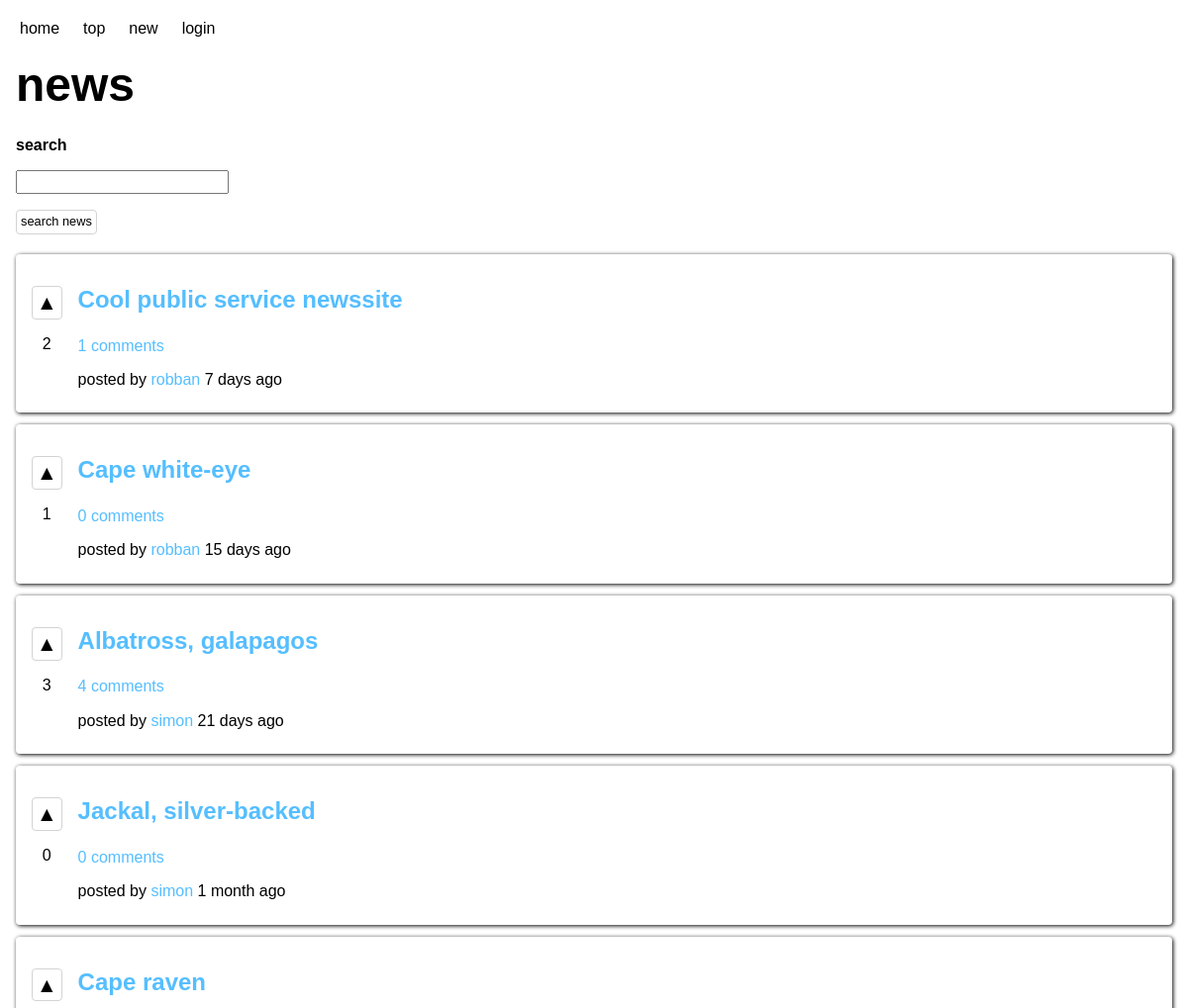
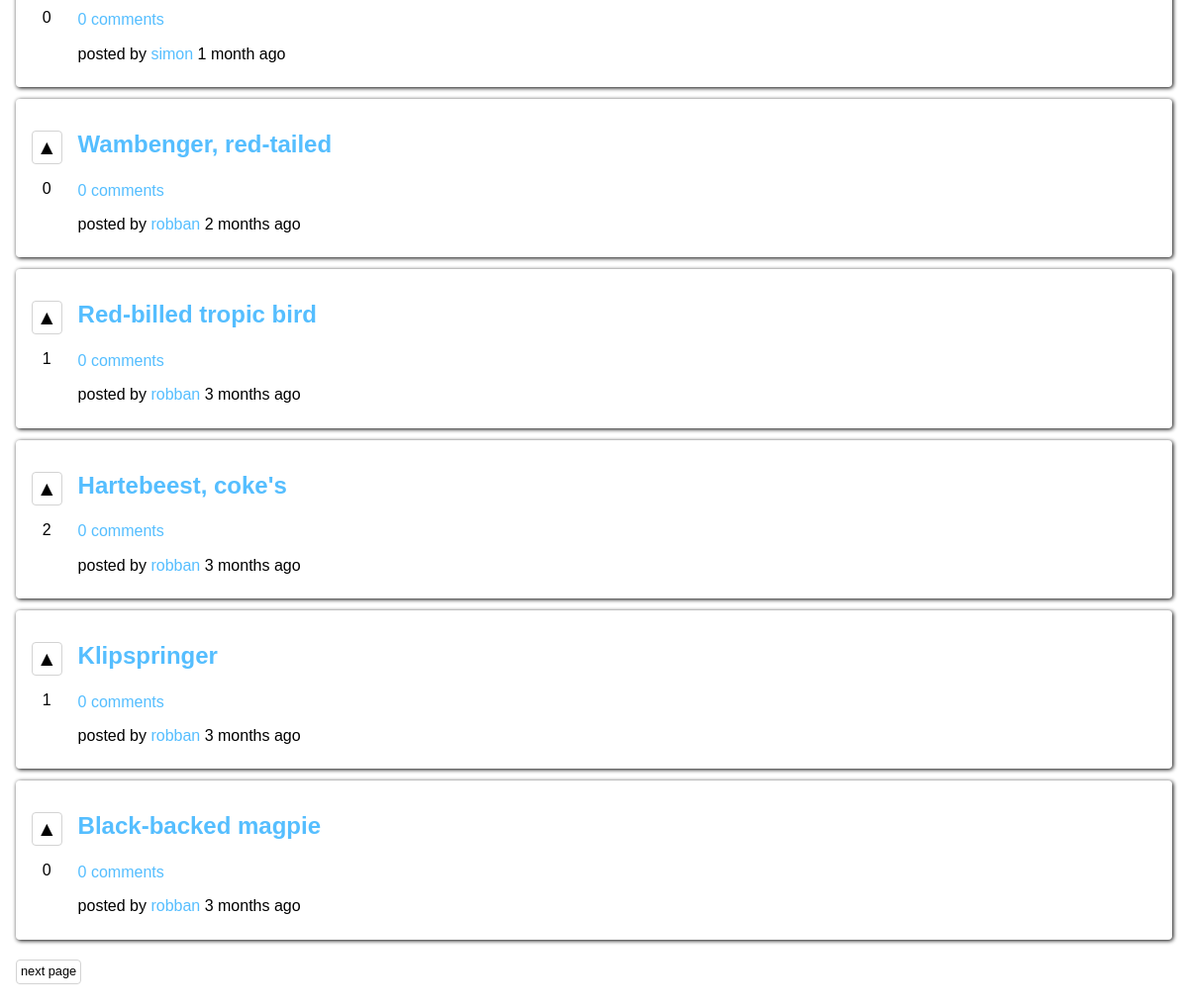
The page / on the database its author committed (2 pictures, top to bottom).
### tables this page shows
CREATE TABLE posts (
	id INTEGER NOT NULL PRIMARY KEY AUTOINCREMENT UNIQUE,
	user_id INTEGER NOT NULL,
	title VARCHAR NOT NULL,
	description VARCHAR NOT NULL,
	url VARCHAR NOT NULL,
	creation_time DATETIME NOT NULL
);

CREATE TABLE users (
	id INTEGER NOT NULL PRIMARY KEY AUTOINCREMENT UNIQUE,
	user_name VARCHAR NOT NULL UNIQUE,
	email VARCHAR NOT NULL UNIQUE,
	password VARCHAR NOT NULL,
	bio VARCHAR,
	image_url VARCHAR
);

### app/functions.php (called while the page is built, shortened)
<?php
function userLoggedIn(): bool
{
    return false;
}
function getAge(string $birth): string
{
    $today = new DateTime();
    $birth = new DateTime($birth);
    $interval = $today->diff($birth);
    if ($interval->m === 1) {
        return $interval->m . " month ago";
    } else if ($interval->m > 0) {
        return $interval->m . " months ago";
    }
    if ($interval->m === 0 && $interval->days === 1) {
        return $interval->days . " day ago";
    } elseif ($interval->m === 0 && $interval->days > 0) {
        return $interval->days . " days ago";
    }
    return "today";
}
function fetchPoster(int $id, PDO $db): ?string
{
    $stmnt = $db->prepare("SELECT user_name FROM users WHERE id = :id;");
    $stmnt->bindParam(":id", $id, PDO::PARAM_INT);
    $stmnt->execute();
    $result = $stmnt->fetch(PDO::FETCH_ASSOC);
    return $result['user_name'];
}
function fetchPosts(int $page, PDO $db, bool $orderByUpvotes = false): array
{
    $offset = 0;
    $sql = "";
    $numberOfPosts = fetchTotalNumberOfPosts($db);
    for ($i = 0; $i < $page; $i++) {
        $offset += 10;
        if ($offset >= $numberOfPosts) {
            $offset = $numberOfPosts - 10;
        }
    }
    if ($orderByUpvotes) {
        $sql = "SELECT
        p.*,
        COALESCE(v.upvote_count, 0) AS upvotes,
        COALESCE(c.comment_count, 0) AS comments
        FROM posts p
        LEFT OUTER JOIN (
            SELECT post_id, COUNT(post_id) AS upvote_count
            FROM upvotes
            GROUP BY post_id
        ) v
        ON p.id = v.post_id
        LEFT OUTER JOIN (
            SELECT post_id, COUNT(post_id) AS comment_count
            FROM COMMENTS
            GROUP BY post_id
        ) c
        ON p.id = c.post_id
        ORDER BY upvotes DESC, p.creation_time DESC
        LIMIT 10 OFFSET :offset;";
    } else {
        $sql = "SELECT
        p.*,
        COALESCE(v.upvote_count, 0) AS upvotes,
        COALESCE(c.comment_count, 0) AS comments
        FROM posts p
        LEFT OUTER JOIN (
            SELECT post_id, COUNT(post_id) AS upvote_count
            FROM upvotes
            GROUP BY post_id
        ) v
        ON p.id = v.post_id
        LEFT OUTER JOIN (
            SELECT post_id, COUNT(post_id) AS comment_count
            FROM COMMENTS
            GROUP BY post_id
        ) c
        ON p.id = c.post_id
        ORDER BY p.creation_time DESC
        LIMIT 10 OFFSET :offset;";
    }
    $stmnt = $db->prepare($sql);
    $stmnt->bindParam(":offset", $offset, PDO::PARAM_INT);
    $stmnt->execute();
    $result = $stmnt->fetchAll(PDO::FETCH_ASSOC);
    return $result;
}
function fetchTotalNumberOfPosts(PDO $db): int
{
    $stmnt = $db->query("SELECT COUNT(id) as 'number-of-posts' FROM posts");
    $stmnt->execute();
    $result = $stmnt->fetch(PDO::FETCH_ASSOC);
    return (int)$result['number-of-posts'];
}

### index.php (the view, shortened to what this page needs)
<?php
require __DIR__ . '/app/autoload.php';
require __DIR__ . '/views/header.php';
if (isset($_GET['page'])) {
    $page = (int)filter_var($_GET['page'], FILTER_SANITIZE_NUMBER_INT);
} else {
    $page = 0;
}
if (isset($_GET['order_by'])) {
    $order = filter_var($_GET['order_by'], FILTER_SANITIZE_STRING);
    if ($order === 'new') {
        $posts = fetchPosts($page, $db);
    } elseif ($order === 'top') {
        $posts = fetchPosts($page, $db, true);
    } else {
        header('location: /');
        exit;
    }
}
?>
<header>
    <h1>news</h1>
</header>
<main>
    <section class="search-field">
        <form action="/view.php" method="get">
            <label for="query">search</label>
            <input type="text" name="query" id="query" required>
            <button type="submit">search news</button>
        </form>
    </section>
    <section class="posts">
        <?php foreach ($posts as $post) : ?>
            <article class="post">
                <div class="votes">
                    <?php if (userLoggedIn() && userUpvote($_SESSION['user']['id'], $post['id'], $db)) : ?>
                        <button class="vote active" data-post="<?= $post['id'] ?>">▲</button>
                    <?php elseif (userLoggedIn() && !userUpvote($_SESSION['user']['id'], $post['id'], $db)) : ?>
                        <button class="vote" data-post="<?= $post['id'] ?>">▲</button>
                    <?php else : ?>
                        <button class="vote">▲</button>
                    <?php endif; ?>
                    <p class="upvotes"><?= $post['upvotes'] ?></p>
                </div>
                <div class="content">
                    <a href="<?= $post['url'] ?>">
                        <h2><?= $post['title'] ?></h2>
                    </a>
                    <a class="view" href="/view.php?view=post&post_id=<?= $post['id'] ?>">
                        <?= $post['comments'] ?> comments
                    </a>
                    <p> posted by
                        <a href="/view.php?view=profile&user_id=<?= $post['user_id'] ?>">
                            <?= fetchPoster($post['user_id'], $db) ?>
                        </a>
                        <?= getAge($post['creation_time']) ?>
                    </p>
                </div>
            </article>
        <?php endforeach; ?>
    </section>
    <?php if (sizeof($posts) === 10) : ?>
        <a class="button" href="index.php?page=<?= $page + 1 ?>&order_by=<?= $order ?>">next page</a>
    <?php endif; ?>
</main>
<?php
require __DIR__ . '/views/footer.php';
?>

### assets/css/style.css (style rules this page uses)
:root { --blue: rgb(85, 190, 255); --orange: coral; }
body { margin: 16px; font-family: sans-serif; }
form { width: fit-content; display: flex; flex-direction: column; }
form * { margin: 8px 0px; }
a { text-decoration: none; color: rgb(85, 190, 255); }
header { margin: 8px 0px; }
h1 { font-size: 3rem; margin-top: 8px; margin-bottom: 16px; }
label { font-weight: bold; }
button, .button { color: black; display: inline-block; width: fit-content; height: fit-content; font-size: 0.8rem; padding: 4px; margin: 8px 8px 8px 0px; background-color: rgba(0, 0, 0, 0); border-radius: 4px; border: 0.5px lightgray solid; cursor: pointer; transition: all 0.1s ease-in-out; }
article.post * { margin: 8px 0px; }
article.post { cursor: pointer; margin: 12px 0px; padding: 16px; border-radius: 4px; box-shadow: 1px 1px 4px; display: flex; justify-content: flex-start; transition: all 0.1s ease-in-out; }
div.votes { width: fit-content; height: fit-content; margin-left: 0px; margin-right: 8px; display: flex; flex-direction: column; justify-content: space-between; align-items: center; }
div.content { margin: 0px 8px; display: flex; flex-direction: column; justify-content: center; }
button.vote { font-size: 1.3rem; }

### rows shown on the page
posts: upvotes "2", title "Cool public service newssite", comments "1", user.user_name "robban", creation_time "7 days ago"
posts: upvotes "1", title "Cape white-eye", comments "0", user.user_name "robban", creation_time "15 days ago"
posts: upvotes "3", title "Albatross, galapagos", comments "4", user.user_name "simon", creation_time "21 days ago"
posts: upvotes "0", title "Jackal, silver-backed", comments "0", user.user_name "simon", creation_time "1 month ago"
posts: upvotes "0", title "Cape raven", comments "0", user.user_name "simon", creation_time "1 month ago"
posts: upvotes "0", title "Wambenger, red-tailed", comments "0", user.user_name "robban", creation_time "2 months ago"
posts: upvotes "1", title "Red-billed tropic bird", comments "0", user.user_name "robban", creation_time "3 months ago"
posts: upvotes "2", title "Hartebeest, coke's", comments "0", user.user_name "robban", creation_time "3 months ago"
posts: upvotes "1", title "Klipspringer", comments "0", user.user_name "robban", creation_time "3 months ago"
posts: upvotes "0", title "Black-backed magpie", comments "0", user.user_name "robban", creation_time "3 months ago"
